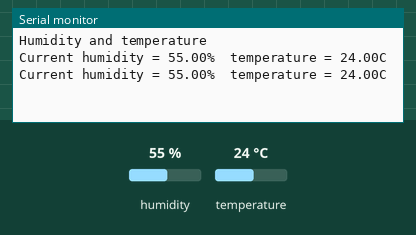
Bench run of a sketch on a simulated Arduino Uno, built with avr-gcc and run on an emulated ATmega328P. Shown: the last lines printed to the serial monitor. Inputs (shaded band) come from the test bench; at power-on: humidity 55 %, temperature 24 °C.

Above: at 1.9 s.
2.0 s: humidity set to 22 %
At 3.3 s:
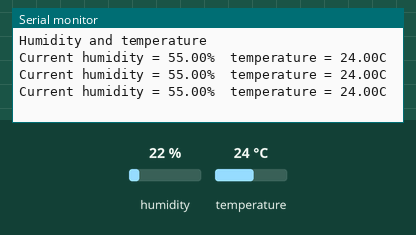
5.5 s: temperature set to 12 °C
At 6.9 s:
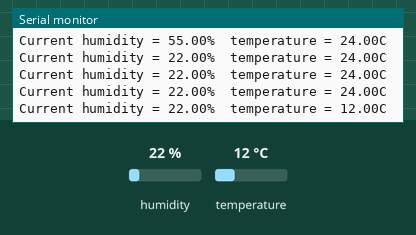
9.0 s: humidity set to 40 %
At 9.0 s:
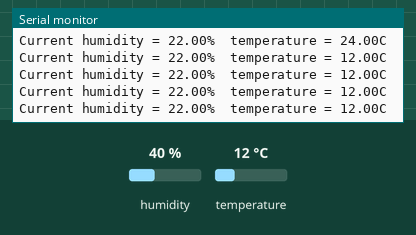
Timing chart, 0 to 12.0 s (numbered marks = the images above; inputs shaded):
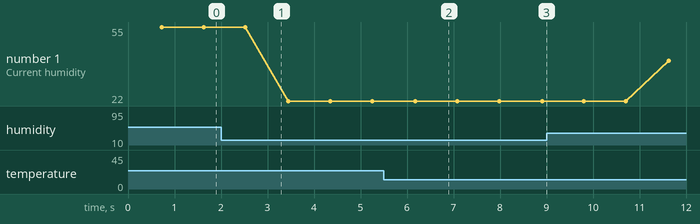

Measured:
- after the input at 5.5 s, the serial monitor: prints a new line after 0.68 s (image 2)
- plotted number 1: 55 → 22 after the input at 2.0 s, 22 → 40 after the input at 9.0 s

The sketch:

DHT11_Sensor.ino
```cpp
#include <DHT.h>        // including the library of DHT11 temperature and humidity sensor
#define DHTTYPE DHT11   // DHT 11 #define dht_dpin 0
# define dht_dpin 0
DHT dht(dht_dpin, DHTTYPE);
void setup(void)
{  dht.begin();
 Serial.begin(9600);
 Serial.println("Humidity and temperature\n\n");
 delay(700);
}
void loop() {
float h = dht.readHumidity();
float t = dht.readTemperature();
Serial.print("Current humidity = ");
Serial.print(h);
Serial.print("%  ");
Serial.print("temperature = ");
Serial.print(t);
Serial.println("C");
delay(900);
}
```
